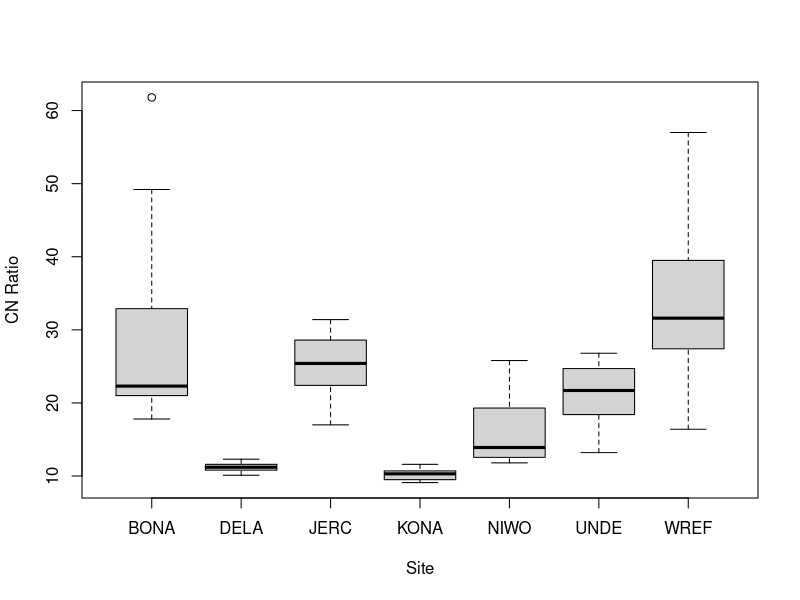
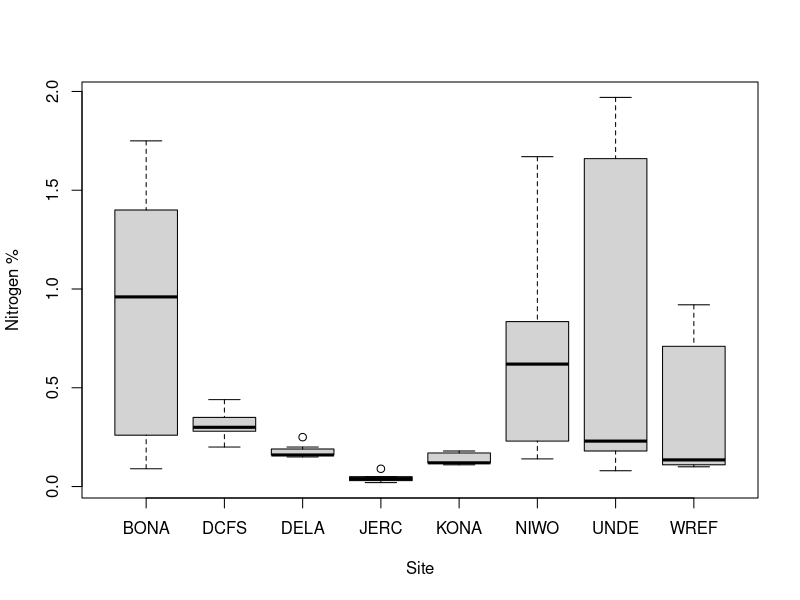
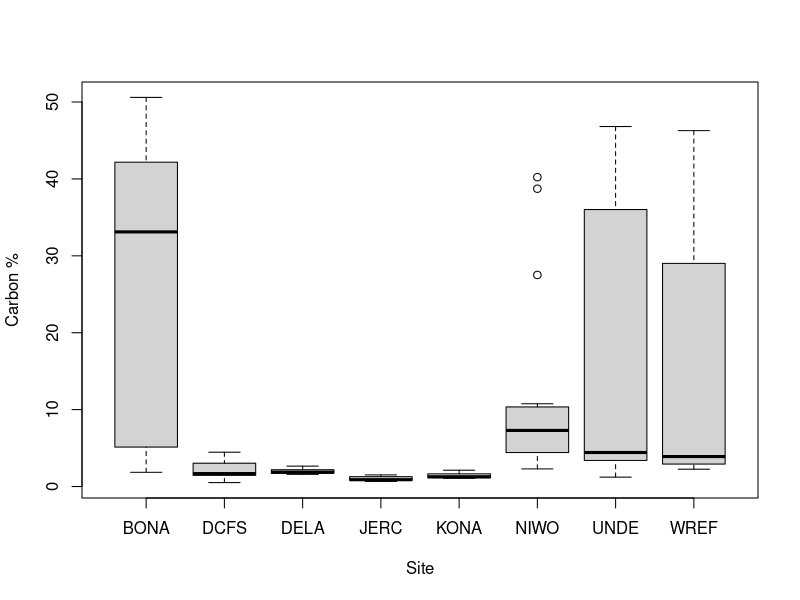
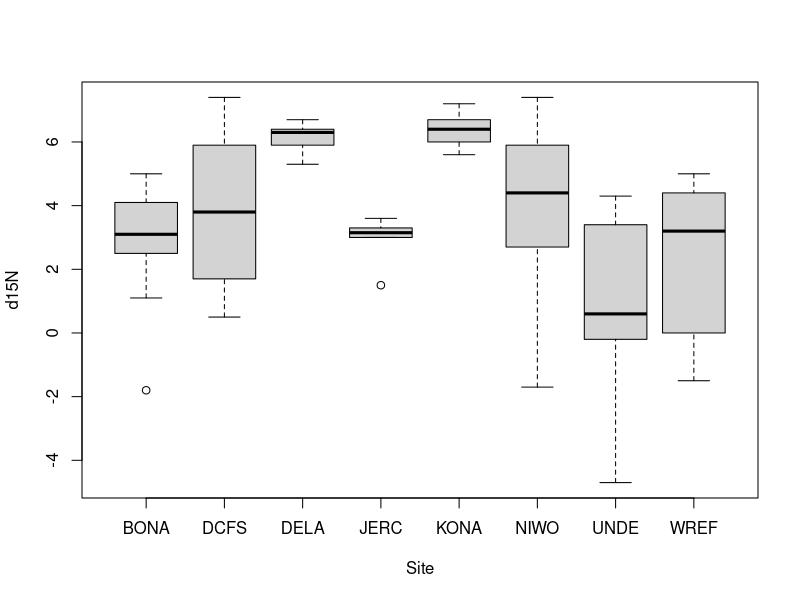
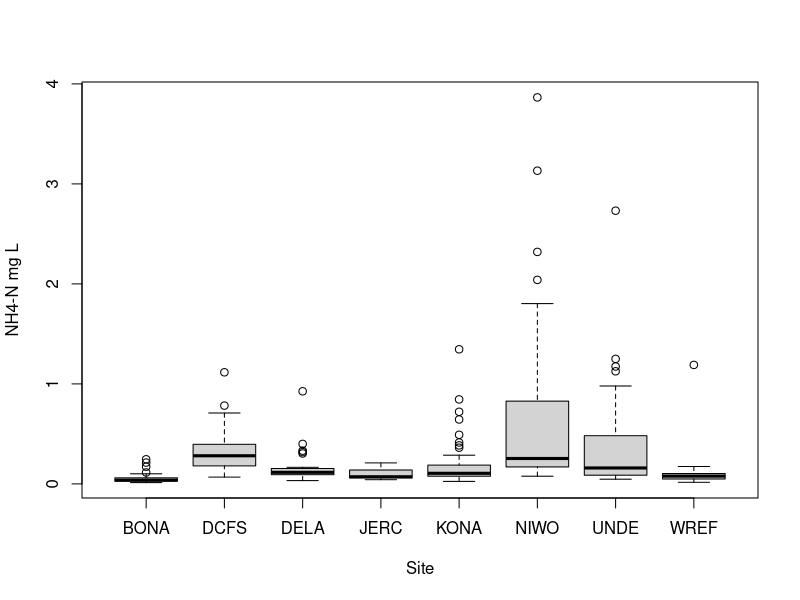
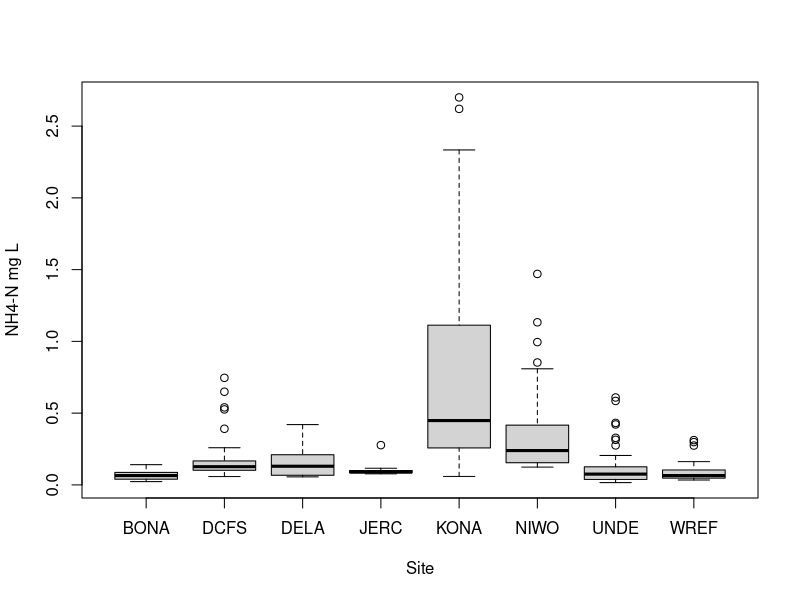
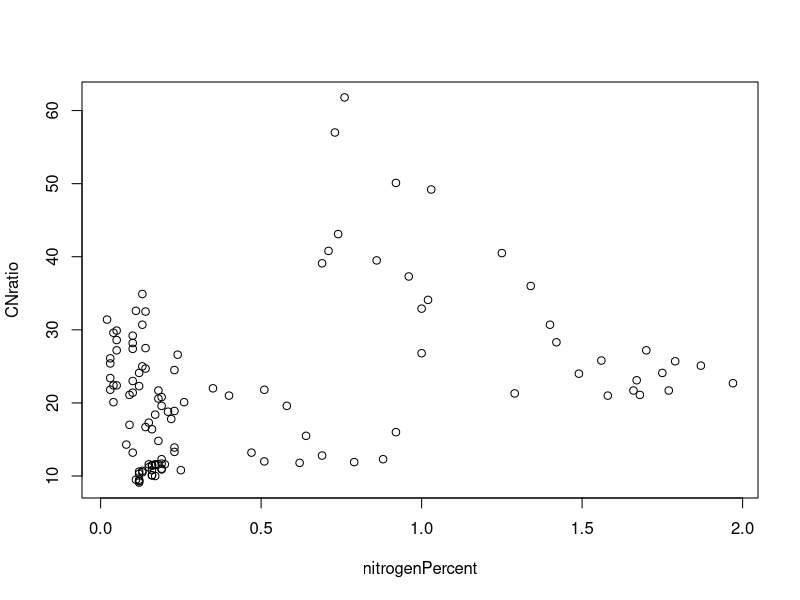
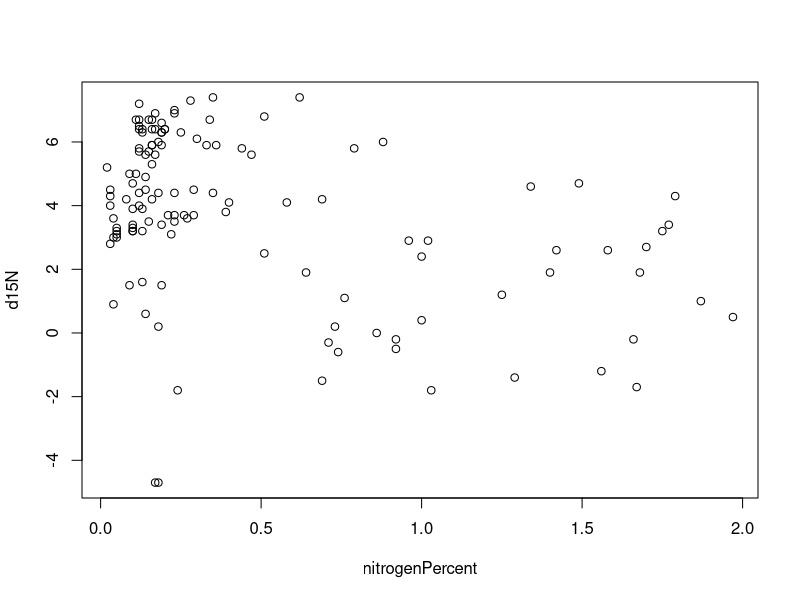

Source code (R) for these figures, in order:
# Making plots of the nutrient data from our selected sites

## Loading packages
library(dbplyr)
library(ggplot2)

## Reading in data
soil_chemistry <- readr::read_csv("data_raw/site_chemistry.csv")
View(soil_chemistry)
soil_inorganicN <- readr::read_csv("data_raw/site_inorganicN.csv")
View(soil_inorganicN)

soil_nutrients <- readr::read_csv("data_raw/total_site_nutrients.csv")
View(soil_nutrients)

## Plot of CN by site
boxplot(CNratio~siteID,
        data=soil_chemistry,
        xlab="Site", ylab="CN Ratio")

## Plot of soil N conc (%N) by site
boxplot(nitrogenPercent~siteID,
        data=soil_chemistry,
        xlab="Site", ylab="Nitrogen %")

## Plot of soil C conc (%C) by site
boxplot(organicCPercent~siteID,
        data=soil_chemistry,
        xlab="Site", ylab="Carbon %")

## Plot of d15N by site
boxplot(d15N~siteID,
        data=soil_chemistry,
        subset= cnIsotopeQF == "OK",
        xlab="Site", ylab="d15N")

## Plot of ammonium by site
boxplot(kclAmmoniumNConc~siteID,
        data=soil_inorganicN,
        xlab="Site", ylab="NH4-N mg L")

## Plot of NO3-/NO2- by site
boxplot(kclNitrateNitriteNConc~siteID,
        data=soil_inorganicN,
        xlab="Site", ylab="NH4-N mg L")


## Plot of CN by Npercent
plot(CNratio ~ nitrogenPercent,
     data = soil_chemistry)

## Plot of d15N by Npercent
plot(d15N ~ nitrogenPercent,
     data = soil_chemistry)

## Plot of d15N by Cpercent
plot(d15N ~ organicCPercent,
     data = soil_chemistry)

## Plot of d15N by CN
plot(d15N ~ CNratio,
     data = soil_chemistry)

## Plot of d15N by nitrate/nitrite
plot(d15N ~ kclNitrateNitriteNConc,
     data = soil_nutrients)

## Plot of d15N by ammonium
plot(d15N ~ kclAmmoniumNConc,
     data = soil_nutrients)

## Plot of nitrate by ammonium  
plot(kclNitrateNitriteNConc ~ kclAmmoniumNConc,
     data = soil_nutrients)

## Plot of ammonium by CN ratio  
plot(kclAmmoniumNConc ~ CNratio,
     data = soil_nutrients)

## Plot of nitrate by CN ratio  
plot(kclNitrateNitriteNConc ~ CNratio,
     data = soil_nutrients)

## Plot of ammonium by %N  
plot(kclAmmoniumNConc ~ nitrogenPercent,
     data = soil_nutrients)

## Plot of nitrate by %N  
plot(kclNitrateNitriteNConc ~ nitrogenPercent,
     data = soil_nutrients)
